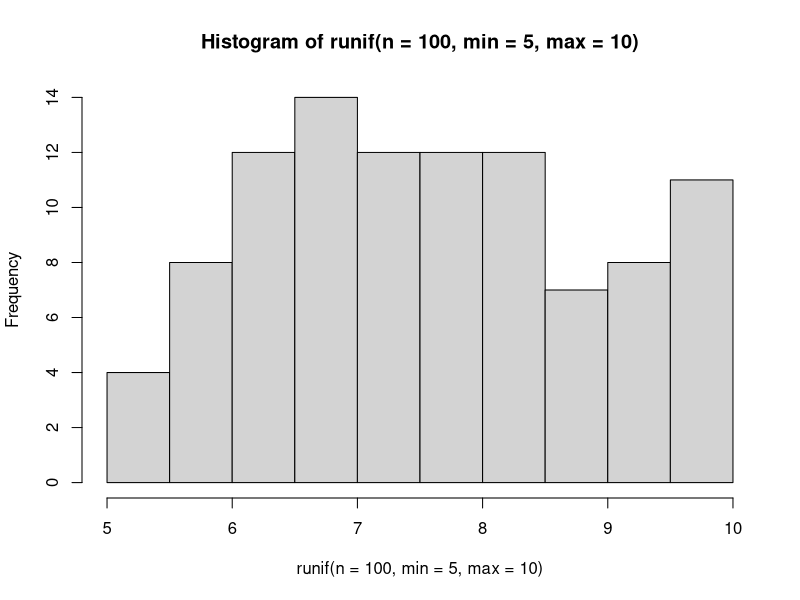
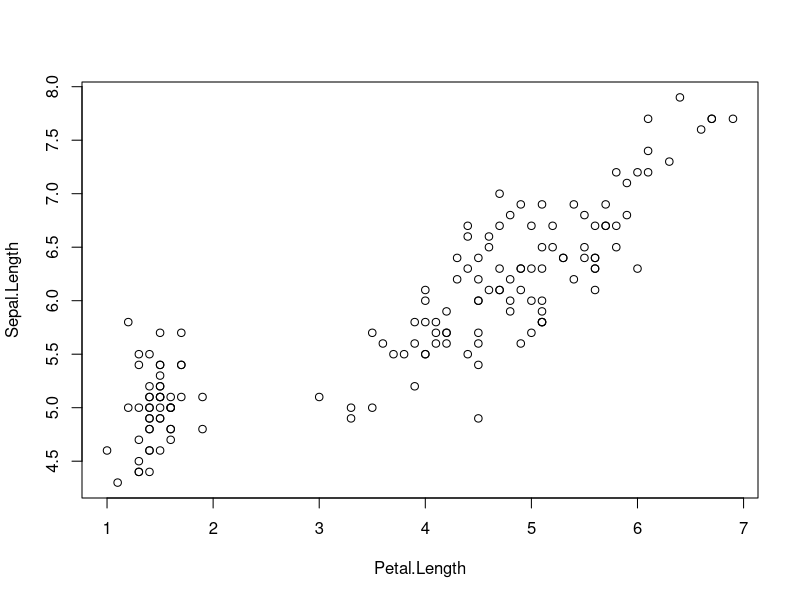

Source code (R) for these figures, in order:
### Vectors, Matrices, Data Frames, Lists 
### 17 Jan 2023
### LHT

### Vectors (cont'd)
### Properties

## Coercion 

## All atomic vectors are of the same data type 
## If you use c() to assemble different types, R coerces them
## logical -> integer -> double -> character 

a <- c(2, 2.2)

b <- c("purple", "green")

d <- c(a, b) 
typeof(d) #coerced to character

## comparison operators yield a logical result

a <- runif(10)
print(a)

a > 0.5 # conditional statement 

### how many elements in the vectors > 0.5

sum(a>0.5) # not summing actual values - its summing together the number of "trues" 
mean(a>0.5)


### Vectorization 
## add a constant to a vector

z <- c(10, 20, 30)
z + 1 # 11 21 31, adds to each component of the list 

## what happens when vectors are added together?

y <- c(1, 2, 3)

z + y # results in an element by element operation on the vection

## Recycling 

## What if Vector lengths are not equal? It will just go back to the start again. The shorter vector is always recycyled. 

z
x <- c(1, 2)
z + x

# Simulating data: runif() and rnorm()

runif(n=5, min=5, max=10) #sample size, min value, max value 

set.seed(123) #allows you to get same or different set of random numbers to sim data 
runif(n=100, min=5, max=10)
hist(runif(n=100, min=5, max=10)) 


#rnorm: random normal values with mean 0 and sd 1 
RNN <- rnorm(100)

#### Matrix data structure 
### 2 dimensional (rows and columns)
### homogenous data type

#matrix is an atomic vector organized into rows and columns 

my_vec <- 1:12 

m <- matrix(data = my_vec, nrow = 4)
m <- matrix(data = my_vec, ncol = 3)
m <- matrix(data = my_vec, ncol=3, byrow=T) # goes across horizontally 

### Lists 
## Are atomic vectors BUT each element can hold different data types (and different sizes)

myList <- list(1:10, matrix(1:8,nrow=4, byrow=T), letters[1:3], pi)
class(myList)
str(myList)

###subsetting lists 
## using [] gives you a single item BUT not the elements 

myList[4]
# cant do myList[4] -3 bc its giving back type not the object its self, need to use [[]]

myList[[4]] - 3

myList[[2]][4,1] #this is how to subset from the matrix

c(myList[[1]], myList[[2]]) # to get mult elements within list

### Name list items when they are created

myList2 <- list(Tester = F, littleM = matrix(1:9, nrow=3))
myList2$Testser

myList2$littleM[2,3] # extracts 2nd row and 3rd column of littleM 

myList2$littleM[2,] # leave blank if you want all elements [2, ] = second row all columns

myList2$littleM[2] # gives second element

## unlist to string everything back to vector

unRolled <- unlist(myList2)

data(iris)
head(iris)
plot(Sepal.Length ~ Petal.Length, data=iris) #asking how does sepal length relate to petal length using iris data y ~ x
model <- lm(Sepal.Length ~ Petal.Length, data=iris)
results <- summary(model) # we care about estimate (slope) and p values 

results$coefficients[2,4] #pull out p value from results, use the dollar sign if it is named

stats <- unlist(results$coefficients)
stats.1 <- unlist(stats)
stats.1[2,4]

unlist(results)$coefficients8 #p value is always titled coeffiecient 8


### Data Frames 
## (list of) equal length vectors, each of which is a column 

varA <- 1:12 
varB <- rep(c('Con', 'LowN', 'HighN'))
varC <- runif(12)

dFrame <- data.frame(varA, varB, varC, stringsAsFactors = F)
print(dFrame)


# add another row 
newData <- list(varA= 13, varB = 'HighN', varC = 0.668)


#use rbind

dFrame <- rbind(dFrame, newData)

#why can't we use c? why can't we use a list?
# c will coerce all to lowest type adn when it binds will and can coerce entire data frame

## add a column 

newVar <- runif(13)

#use cbind() funtion to add column 
dFrame <- cbind(dFrame, newVar)
head(dFrame) # gives you a preview 

### Data frames versus Matrices 
## data frames can have multiple types, matrix can only have 1

zMat <- matrix (data=1:30, ncol=3, byrow=T)

zDframe <- as.data.frame(zMat) #will coerce into new data
zDframe # dFrame will have column headers/labels and ids

##### Eliminating NAs
# complete.cases() function 

zD <- c(NA, rnorm(10), NA, rnorm(3))
complete.cases(zD) #gives logical output 

#clean out NAs

zD[complete.cases(zD)]
which(!complete.cases(zD)) # this tells us which is an NA
which(is.na(zD))

#use  with matrix

m <- matrix(1:20, nrow=5)
m[1:1] <- NA
m[5,4] <- NA
complete.cases(m) #gives T/F as to whether whole role is 'complete' (no NAs)
m[complete.cases(m),] # this only gives roles with out NAs
m[complete.cases(m[,1:2]),] #the complete cases of all the rows for columns 1 and 2, leaves columns 3 and 4 untouched 



